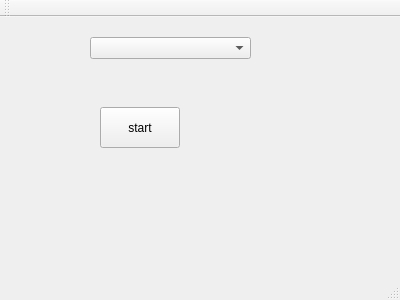
<?xml version="1.0" encoding="UTF-8"?>
<ui version="4.0">
 <class>MainWindow</class>
 <widget class="QMainWindow" name="MainWindow">
  <property name="geometry">
   <rect>
    <x>0</x>
    <y>0</y>
    <width>400</width>
    <height>300</height>
   </rect>
  </property>
  <property name="windowTitle">
   <string>MainWindow</string>
  </property>
  <widget class="QWidget" name="centralWidget">
   <widget class="QComboBox" name="comboBox">
    <property name="geometry">
     <rect>
      <x>90</x>
      <y>20</y>
      <width>161</width>
      <height>22</height>
     </rect>
    </property>
   </widget>
   <widget class="QPushButton" name="pushButton">
    <property name="geometry">
     <rect>
      <x>100</x>
      <y>90</y>
      <width>80</width>
      <height>41</height>
     </rect>
    </property>
    <property name="text">
     <string>start</string>
    </property>
   </widget>
  </widget>
  <widget class="QMenuBar" name="menuBar">
   <property name="geometry">
    <rect>
     <x>0</x>
     <y>0</y>
     <width>400</width>
     <height>17</height>
    </rect>
   </property>
  </widget>
  <widget class="QToolBar" name="mainToolBar">
   <attribute name="toolBarArea">
    <enum>TopToolBarArea</enum>
   </attribute>
   <attribute name="toolBarBreak">
    <bool>false</bool>
   </attribute>
  </widget>
  <widget class="QStatusBar" name="statusBar"/>
 </widget>
 <layoutdefault spacing="6" margin="11"/>
 <resources/>
 <connections/>
</ui>
